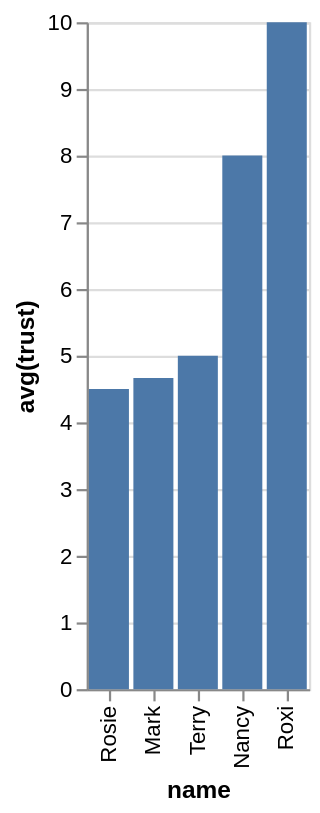

Source (Vega-Lite JSON):
### Vega-Lite specification from a JSON file in a GitHub repository (floating-point values rounded to 4 significant figures)
{"data": {"values": [{"x_data": "Rosie", "y_data": 4.5}, {"x_data": "Mark", "y_data": 4.667}, {"x_data": "Terry", "y_data": 5}, {"x_data": "Nancy", "y_data": 8}, {"x_data": "Roxi", "y_data": 10}]}, "mark": "bar", "encoding": {"x": {"field": "x_data", "type": "nominal", "title": "name", "sort": {"op": "sum", "field": "y_data", "order": "ascending"}}, "y": {"field": "y_data", "type": "quantitative", "title": "avg(trust)"}}}
